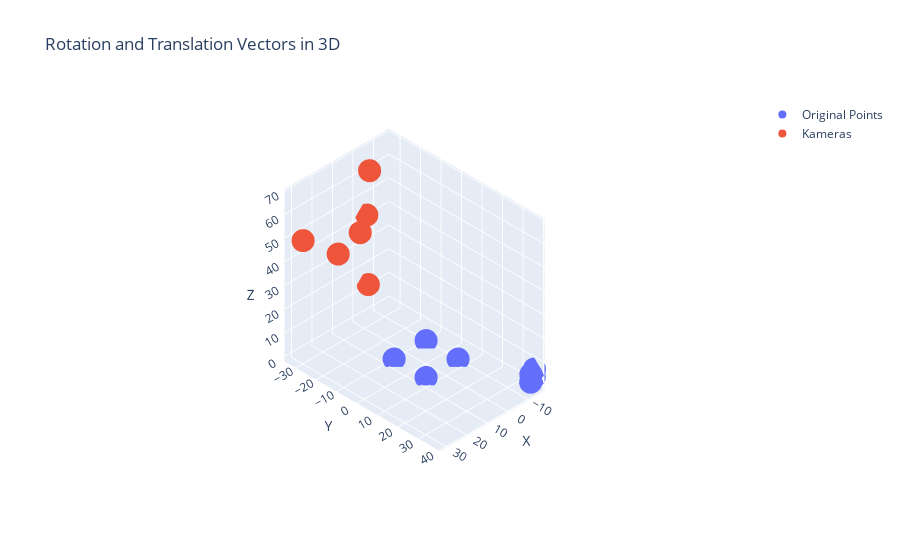

Notebook code cell kept with this figure:
### Code cell
wolke_zeigen(coords, pictures)

### Figure 1 — Plotly figure (JSON) as saved in the notebook; plotly's stock layout.template omitted (floating-point values rounded to 4 significant figures)
{"data": [{"mode": "markers", "name": "Original Points", "type": "scatter3d", "x": [-7.8, 7.8, 7.8, -7.8, -12.91, -12.92, -16.02, -16.02], "y": [7.8, 7.8, -7.8, -7.8, 38.24, 38.14, 36.76, 36.88], "z": [0, 0, 0, 0, 6.18, 2.8, 2.831, 6.212]}, {"mode": "markers", "name": "Kameras", "type": "scatter3d", "x": [-4.807, -4.313, -4.789, 31.93, 18.96, 31.27], "y": [-32.38, -33.25, -33.0, -28.11, -23.95, -0.8825], "z": [61.02, 42.09, 12.58, 51.96, 41.87, 68.6]}], "layout": {"scene": {"camera": {"projection": {"type": "orthographic"}}, "xaxis": {"title": {"text": "X"}}, "yaxis": {"title": {"text": "Y"}}, "zaxis": {"title": {"text": "Z"}}}, "title": {"text": "Rotation and Translation Vectors in 3D"}}}
